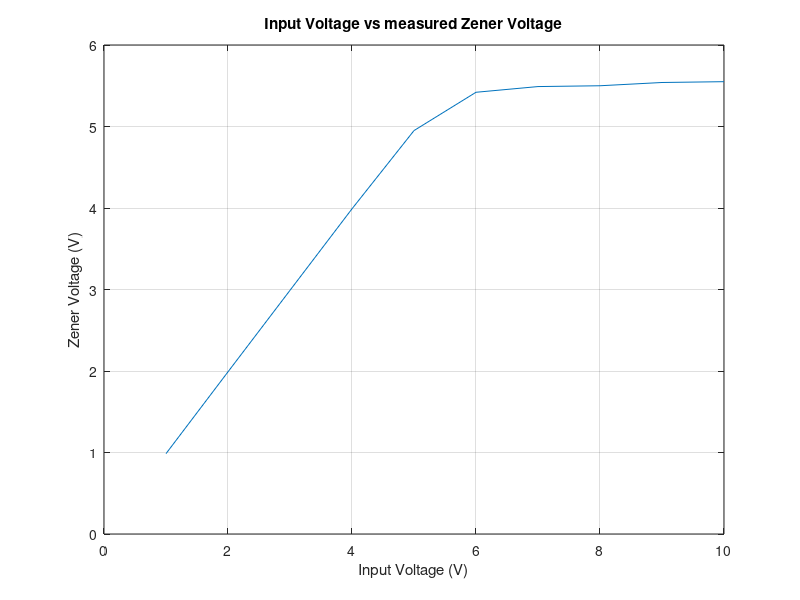

Write the MATLAB code that produced this figure. (Note: this script raises an error after producing the figure.)
%plot the measurements from lab 5

Vin = 1:1:10;
Vz = [0.986 1.99 2.99 3.99 4.95 5.42 5.49 5.5 5.54 5.55];
figure
plot(Vin, Vz)
title('Input Voltage vs measured Zener Voltage');
xlabel('Input Voltage (V)');
ylabel('Zener Voltage (V)');
grid on
hold on
yline(5.6,'--r');
legend('Measurements','V_z')